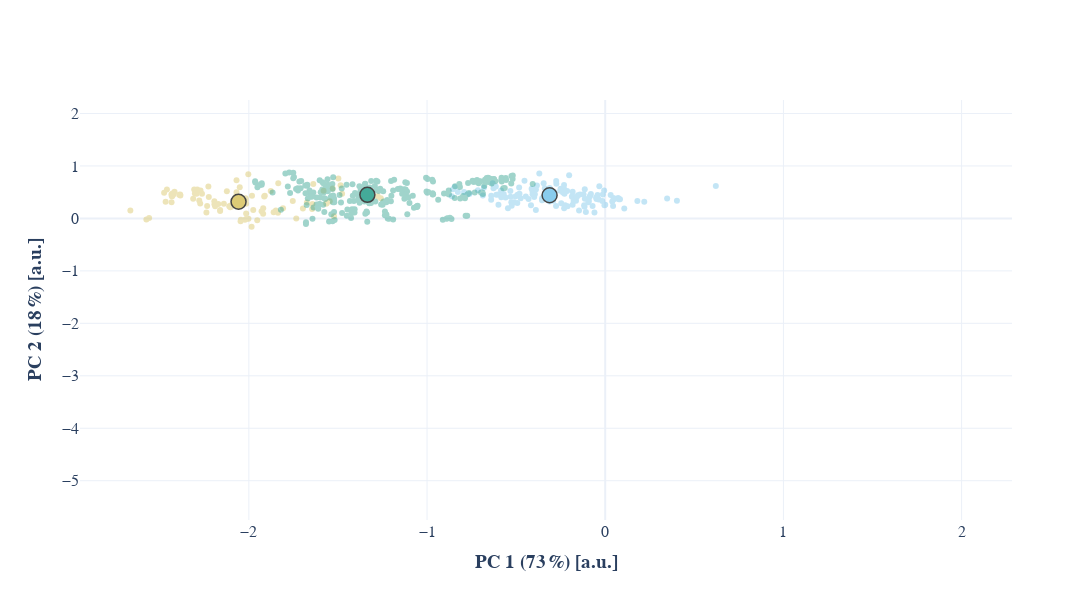

This figure's notebook cell:
### Code cell
fig = pca_figure(show_malperfused=False)
fig.write_image(settings_species.paper_dir / "malperfused_pca_physiological_base.pdf")
fig

### Figure 1 — Plotly figure (JSON) as saved in the notebook; plotly's stock layout.template omitted (floating-point values rounded to 4 significant figures; data arrays with more than 128 entries replaced by an {"elided": "..."} marker saying what was removed)
{"data": [{"legendgroup": "human", "marker": {"color": "#DDCB76", "symbol": "circle"}, "mode": "markers", "name": "human#physiological", "opacity": 0.5, "type": "scatter", "x": [-1.835, -1.929, -1.919, -1.848, -1.92, -2.074, -2.015, -2.018, -2.015, -1.953, -2.051, -2.069, -2.234, -2.273, -2.189, -2.172, -2.161, -2.434, -2.384, -2.391, -2.424, -2.278, -2.428, -2.385, -2.417, -2.46, -2.003, -2.227, -2.069, -1.982, -1.581, -1.529, -1.485, -1.638, -1.753, -1.477, -2.105, -2.11, -2.096, -2.101, -2.292, -2.307, -2.271, -2.289, -1.498, -2.123, -2.038, -2.018, -2.303, -2.293, -2.263, -2.225, -2.434, -2.432, -2.429, -2.476, -1.563, -1.546, -1.674, -1.643, -1.565, -1.975, -1.734, -1.877, -1.353, -2.312, -2.665, -1.645, -1.808, -2.022, -2.013, -1.522, -1.697, -2.56, -2.575, -1.259, -1.277, -2.002, -1.914, -1.911, -2.161, -1.984, -2.194, -2.467, -2.238, -2.14, -2.193, -2.19, -1.861, -1.836, -2.046, -2.045], "xaxis": "x", "y": [0.6704, 0.1353, 0.1943, 0.1508, 0.09007, 0.4152, 0.2814, 0.347, 0.0959, -0.03592, 0.5951, 0.4967, 0.2392, 0.286, 0.2336, 0.2761, 0.1614, 0.4545, 0.4367, 0.4516, 0.4563, 0.3403, 0.4754, 0.4545, 0.5105, 0.5523, 0.8442, 0.6078, 0.7296, 0.4298, 0.526, 0.5694, 0.6315, 0.6553, 0.3319, 0.4721, 0.2143, 0.2327, 0.2262, 0.2442, 0.5379, 0.5519, 0.532, 0.5491, 0.7592, 0.5175, 0.3596, 0.3864, 0.4751, 0.4703, 0.4681, 0.4068, 0.308, 0.4239, 0.4283, 0.4901, 0.2929, 0.3278, 0.3028, 0.2767, 0.2802, 0.1618, -0.001457, 0.5206, 0.4541, 0.3762, 0.1488, 0.1818, 0.1937, -0.02351, -0.007169, 0.04363, 0.1893, 0.008709, -0.0216, 0.3826, 0.422, -0.005822, 0.4196, 0.4313, 0.141, -0.1567, 0.3271, 0.3166, 0.1114, 0.2782, 0.2697, 0.2666, 0.116, 0.1085, -0.05273, -0.02607], "yaxis": "y"}, {"legendgroup": "human", "marker": {"color": "#DDCB76", "symbol": "star"}, "mode": "markers", "name": "human#malperfused", "opacity": 0, "type": "scatter", "x": [0.1177, 0.1598, 0.04938, 0.042, 0.03892, 0.01325, 0.006765, -0.9867, -1.069, -1.076, -0.9896, -1.048, -1.019, -1.157, -1.219, -1.161, -1.147, -1.134, -0.6305, -0.671, -0.6238, -0.6793, -0.01726, 0.00518, -0.2888, -0.2341, -0.694, -0.7111, -0.6344, -0.5071, -1.042, -1.16, -1.154, -1.248], "xaxis": "x", "y": [1.786, 1.751, 1.723, 1.775, 1.713, 1.714, 1.605, 1.485, 1.34, 1.493, 1.384, 1.416, 1.468, 0.9365, 0.802, 0.9265, 0.9524, 0.8999, 0.8163, 0.8414, 0.6212, 0.6287, 1.076, 1.09, 1.137, 1.045, 0.6188, 0.5881, 0.628, 0.4965, 0.9609, 0.6277, 0.7171, 0.8144], "yaxis": "y"}, {"legendgroup": "rat", "marker": {"color": "#89CCED", "symbol": "circle"}, "mode": "markers", "name": "rat#physiological", "opacity": 0.5, "type": "scatter", "x": [-0.7922, -0.8272, -0.527, -0.4167, -0.2286, -0.339, -0.2304, -0.1417, 0.07226, 0.1803, -0.4812, -0.4458, -0.03307, 0.219, -0.01347, 0.04638, 0.04925, 0.03054, -0.4746, -0.2759, -0.0952, -0.1162, -0.1641, 0.04401, -0.395, -0.3188, 0.4022, -0.681, -0.6224, -0.4132, -0.2507, 0.3472, -0.5697, -0.6316, -0.4833, -0.6108, -0.6395, -0.7145, -0.2374, -0.04306, -0.1533, -0.408, -0.3286, -0.5313, -0.5593, -0.4304, -0.3987, -0.3518, -0.3549, -0.2922, -0.614, -0.504, -0.6, -0.4078, -0.3122, -0.1182, -0.5847, -0.006009, 0.6206, -0.3424, -0.3157, -0.2832, -0.7622, -0.8543, -0.8606, -0.8452, -0.5992, -0.5248, -0.3893, -0.3543, -0.3836, -0.4531, -0.3889, -0.3122, -0.3455, -0.2136, -0.2469, -0.252, -0.05112, 0.03941, -0.04898, -0.6272, -0.4935, -0.3288, -0.4921, -0.5324, -0.6869, -0.1841, -0.03654, -0.08057, -0.1149, 0.08271, -0.09193, -0.0163, -0.08476, -0.187, 0.07596, -0.08835, -0.00439, -0.1219, -0.183, -0.1086, -0.147, -0.07104, -0.06045, -0.1143, -0.2752, -0.37, -0.2744, -0.5834, -0.5732, -0.546, -0.5119, -0.6401, 3.863e-05, -0.1594, -0.1831, -0.1774, 0.1069, -0.2251, -0.2111, -0.2306, -0.2965, -0.2311, -0.2025], "xaxis": "x", "y": [0.5052, 0.5043, 0.3107, 0.2527, 0.469, 0.5766, 0.5558, 0.4558, 0.3901, 0.3306, 0.4686, 0.419, 0.6118, 0.3177, 0.4573, 0.3907, 0.366, 0.4459, 0.3856, 0.2389, 0.3067, 0.2212, 0.3382, 0.2354, 0.4618, 0.3694, 0.3384, 0.5831, 0.6045, 0.5678, 0.5658, 0.3806, 0.4659, 0.6722, 0.5897, 0.4505, 0.4344, 0.5357, 0.4921, 0.4469, 0.4426, 0.5154, 0.4404, 0.4147, 0.3998, 0.3685, 0.4072, 0.3542, 0.3485, 0.3382, 0.6079, 0.4158, 0.457, 0.4604, 0.3245, 0.2513, 0.533, 0.5316, 0.6165, 0.4299, 0.4136, 0.4942, 0.4635, 0.5544, 0.424, 0.599, 0.2611, 0.2424, 0.1605, 0.3862, 0.629, 0.7183, 0.5509, 0.5807, 0.6685, 0.5234, 0.2891, 0.5267, 0.3977, 0.3222, 0.3723, 0.5736, 0.2962, 0.4609, 0.4513, 0.5248, 0.4354, 0.4266, 0.3609, 0.4638, 0.5553, 0.3636, 0.3329, 0.3302, 0.4333, 0.4152, 0.3671, 0.4086, 0.2513, 0.4617, 0.5105, 0.1202, 0.1489, 0.2347, 0.1113, 0.3737, 0.712, 0.8578, 0.6602, 0.4013, 0.4549, 0.1948, 0.3083, 0.3539, 0.262, 0.4086, 0.2585, 0.3335, 0.1882, 0.2496, 0.232, 0.1945, 0.4647, 0.6357, 0.8211], "yaxis": "y"}, {"legendgroup": "rat", "marker": {"color": "#89CCED", "symbol": "star"}, "mode": "markers", "name": "rat#malperfused", "opacity": 0, "type": "scatter", "x": {"elided": "671 float values"}, "xaxis": "x", "y": {"elided": "671 float values"}, "yaxis": "y"}, {"legendgroup": "rat", "marker": {"color": "#89CCED", "symbol": "triangle-down"}, "mode": "markers", "name": "rat#icg", "opacity": 0, "type": "scatter", "x": {"elided": "363 float values"}, "xaxis": "x", "y": {"elided": "363 float values"}, "yaxis": "y"}, {"legendgroup": "pig", "marker": {"color": "#44AA99", "symbol": "circle"}, "mode": "markers", "name": "pig#physiological", "opacity": 0.5, "type": "scatter", "x": {"elided": "256 float values"}, "xaxis": "x", "y": {"elided": "256 float values"}, "yaxis": "y"}, {"legendgroup": "pig", "marker": {"color": "#44AA99", "symbol": "star"}, "mode": "markers", "name": "pig#malperfused", "opacity": 0, "type": "scatter", "x": {"elided": "298 float values"}, "xaxis": "x", "y": {"elided": "298 float values"}, "yaxis": "y"}, {"legendgroup": "pig", "marker": {"color": "#44AA99", "symbol": "triangle-down"}, "mode": "markers", "name": "pig#icg", "opacity": 0, "type": "scatter", "x": [-0.2882, -1.067, -1.016, -1.019, -0.7691, -0.7979, -0.7683, -1.851, -1.85, -1.853, -1.854, -1.716, -1.67, -1.309, -1.418, -1.415, -1.43, -1.377, -1.476, -1.385, -1.332, -1.347, -1.263, -1.224, -1.157, -1.176, -1.078, -1.084, -1.026, -1.009, -0.9099, -1.98, -1.947, -1.932, -1.933, -1.845, -1.831, -1.934, -1.896, -1.914, -1.877, -1.882, -1.871, -1.891, -1.889, -1.815, -1.813, -1.789, -1.817, -1.55, -1.536, -1.533, -1.488, -1.491, -1.44, -1.673, -1.684, -1.614, -1.65, -1.639, -1.635, -1.302, -1.09, -1.545, -1.559, -1.536, -1.629, -1.725, -1.67, -1.658, -1.449, -1.29, -1.364, -1.325, -1.303, -1.378, -1.192, -1.18], "xaxis": "x", "y": [-1.606, -1.059, -1.091, -1.06, -0.9514, -0.9405, -0.9198, -0.8132, -0.8299, -0.8666, -0.8289, -0.8244, -0.8411, -1.283, -1.222, -1.25, -1.202, -1.095, -1.132, -1.031, -0.9638, -0.994, -0.9681, -0.958, -0.9199, -0.8973, -0.8924, -0.8482, -0.8251, -0.8464, -0.8581, -0.9836, -0.92, -0.9426, -0.857, -0.8282, -0.7911, -0.733, -0.7313, -0.7055, -0.7303, -0.7065, -0.7076, -0.7227, -0.7231, -0.6978, -0.6977, -0.6716, -0.6536, -0.664, -0.7066, -0.629, -0.7008, -0.6733, -0.5892, -1.159, -1.134, -1.111, -1.002, -0.9612, -0.9501, -1.213, -1.623, -0.9934, -1.055, -1.015, -1.001, -0.9856, -0.9816, -0.9811, -1.034, -1.005, -0.9635, -0.9454, -0.9468, -0.9142, -1.765, -1.689], "yaxis": "y"}, {"legendgroup": "human", "marker": {"color": "#DDCB76", "line": {"width": 1.5}, "size": 15, "symbol": "circle"}, "mode": "markers", "name": "human#physiological", "type": "scatter", "x": [-2.058], "xaxis": "x", "y": [0.318], "yaxis": "y"}, {"legendgroup": "human", "marker": {"color": "#DDCB76", "line": {"width": 1.5}, "size": 15, "symbol": "star"}, "mode": "markers", "name": "human#malperfused", "opacity": 0, "type": "scatter", "x": [-0.7161], "xaxis": "x", "y": [0.9474], "yaxis": "y"}, {"legendgroup": "rat", "marker": {"color": "#89CCED", "line": {"width": 1.5}, "size": 15, "symbol": "circle"}, "mode": "markers", "name": "rat#physiological", "type": "scatter", "x": [-0.3122], "xaxis": "x", "y": [0.4414], "yaxis": "y"}, {"legendgroup": "rat", "marker": {"color": "#89CCED", "line": {"width": 1.5}, "size": 15, "symbol": "star"}, "mode": "markers", "name": "rat#malperfused", "opacity": 0, "type": "scatter", "x": [1.032], "xaxis": "x", "y": [0.2947], "yaxis": "y"}, {"legendgroup": "rat", "marker": {"color": "#89CCED", "line": {"width": 1.5}, "size": 15, "symbol": "triangle-down"}, "mode": "markers", "name": "rat#icg", "opacity": 0, "type": "scatter", "x": [-0.008371], "xaxis": "x", "y": [-1.812], "yaxis": "y"}, {"legendgroup": "pig", "marker": {"color": "#44AA99", "line": {"width": 1.5}, "size": 15, "symbol": "circle"}, "mode": "markers", "name": "pig#physiological", "type": "scatter", "x": [-1.335], "xaxis": "x", "y": [0.4498], "yaxis": "y"}, {"legendgroup": "pig", "marker": {"color": "#44AA99", "line": {"width": 1.5}, "size": 15, "symbol": "star"}, "mode": "markers", "name": "pig#malperfused", "opacity": 0, "type": "scatter", "x": [-0.04872], "xaxis": "x", "y": [0.7097], "yaxis": "y"}, {"legendgroup": "pig", "marker": {"color": "#44AA99", "line": {"width": 1.5}, "size": 15, "symbol": "triangle-down"}, "mode": "markers", "name": "pig#icg", "opacity": 0, "type": "scatter", "x": [-1.246], "xaxis": "x", "y": [-1.138], "yaxis": "y"}], "layout": {"annotations": [{"arrowcolor": "black", "arrowhead": 2, "arrowwidth": 1.5, "ax": -2.058, "axref": "x", "ay": 0.318, "ayref": "y", "font": {"size": 20}, "opacity": 0, "showarrow": true, "text": "", "x": -0.7161, "xref": "x", "y": 0.9474, "yref": "y"}, {"arrowcolor": "black", "arrowhead": 2, "arrowwidth": 1.5, "ax": -0.3122, "axref": "x", "ay": 0.4414, "ayref": "y", "font": {"size": 20}, "opacity": 0, "showarrow": true, "text": "", "x": 1.032, "xref": "x", "y": 0.2947, "yref": "y"}, {"arrowcolor": "black", "arrowhead": 2, "arrowwidth": 1.5, "ax": -0.3122, "axref": "x", "ay": 0.4414, "ayref": "y", "font": {"size": 20}, "opacity": 0, "showarrow": true, "text": "", "x": -0.008371, "xref": "x", "y": -1.812, "yref": "y"}, {"arrowcolor": "black", "arrowhead": 2, "arrowwidth": 1.5, "ax": -1.335, "axref": "x", "ay": 0.4498, "ayref": "y", "font": {"size": 20}, "opacity": 0, "showarrow": true, "text": "", "x": -0.04872, "xref": "x", "y": 0.7097, "yref": "y"}, {"arrowcolor": "black", "arrowhead": 2, "arrowwidth": 1.5, "ax": -1.335, "axref": "x", "ay": 0.4498, "ayref": "y", "font": {"size": 20}, "opacity": 0, "showarrow": true, "text": "", "x": -1.246, "xref": "x", "y": -1.138, "yref": "y"}], "font": {"family": "Libertinus Sans", "size": 16}, "height": 600, "showlegend": false, "width": 1200, "xaxis": {"anchor": "y", "domain": [0, 1], "title": {"text": "<b>PC 1 (73 %) [a.u.]</b>"}}, "yaxis": {"anchor": "x", "domain": [0, 1], "title": {"text": "<b>PC 2 (18 %) [a.u.]</b>"}}}}
